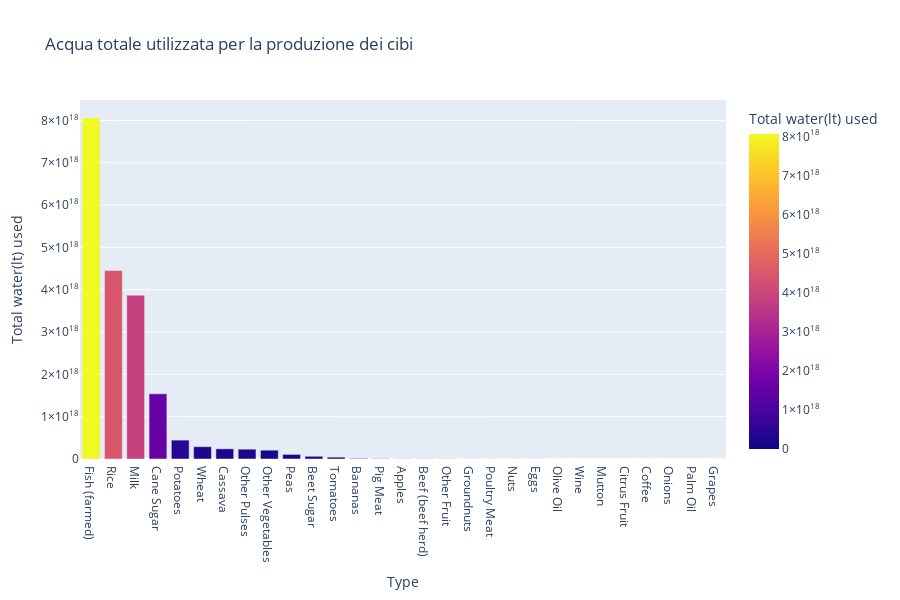

The notebook cell this image was saved under:
### Markdown cell above
# Calcolo acqua usata per i cibi/mangimi prodotti a livello mondiale

### Code cell
Food_types_water_liters_per_kilogram = [Food_Production_df[Food_Production_df["Food product"] == food_type]["Freshwater withdrawals per kilogram (liters per kilogram)"].to_list() for food_type in Food_types]
Food_types_water_liters_per_kilogram_dict = dict()

Feed_types_water_liters_per_kilogram = [Food_Production_df[Food_Production_df["Food product"] == food_type]["Freshwater withdrawals per kilogram (liters per kilogram)"].to_list() for food_type in Feed_types]
Feed_types_water_liters_per_kilogram_dict = dict()

for i in range(len(Food_types)):
     Food_types_water_liters_per_kilogram_dict[Food_types[i]] = 0

     if len(Food_types_water_liters_per_kilogram[i]) != 0:
          Food_types_water_liters_per_kilogram_dict[Food_types[i]] = Food_types_water_liters_per_kilogram[i][0]

for index, record in Food_feed_df.iterrows():
     Food_type = record["Type"]
     if Food_type in Food_types_water_liters_per_kilogram_dict.keys():
          Food_feed_df.at[index, "Total water(lt) used"] =  Food_feed_df.at[index, "Tonnes"] * 1000 * Food_types_water_liters_per_kilogram_dict[Food_type]

for i in range(len(Feed_types)):
     Feed_types_water_liters_per_kilogram_dict[Feed_types[i]] = 0

     if len(Feed_types_water_liters_per_kilogram[i]) != 0:
          Feed_types_water_liters_per_kilogram_dict[Feed_types[i]] = Feed_types_water_liters_per_kilogram[i][0]

for index, record in Feed_items.iterrows():
     Feed_type = record["Type"]
     if Feed_type in Feed_types_water_liters_per_kilogram_dict.keys():
          Feed_items.at[index, "Total water(lt) used"] =  Feed_items.at[index, "Tonnes"] * 1000 * Feed_types_water_liters_per_kilogram_dict[Food_type]

Food_feed_df = pd.concat([Food_feed_df, Feed_items], ignore_index=True)
temp_df = Food_feed_df.groupby("Type").sum(numeric_only=True).sort_values(by="Total water(lt) used", ascending=False)

fig = px.bar(
     temp_df,
     x=temp_df.index,
     y="Total water(lt) used",
     color="Total water(lt) used",
     title='Acqua totale utilizzata per la produzione dei cibi',
     height=600,
)

fig.show()

### Figure 1 — Plotly figure (JSON) as saved in the notebook; plotly's stock layout.template omitted (floating-point values rounded to 4 significant figures)
{"data": [{"alignmentgroup": "True", "hovertemplate": "Type=%{x}<br>Total water(lt) used=%{marker.color}<extra></extra>", "legendgroup": "", "marker": {"color": [8059326592976800000, 4455616943821600000, 3869714965285400000, 1539756947837500000, 446430720141400000, 290803365000000000, 240899600000000000, 232400557374000000, 208509124092500000, 108265242987600000, 63760388823800000, 43557427220000000, 13767260706000000, 5454024180000000, 3304673613800000, 3292240209600000, 2701085718500000, 1549409782800000, 1436324460000000, 1360243425200000, 1212540118100000, 210613596600000, 89944579800000, 20192500000000, 18744782000000, 7065494100000, 5330000000000, 1996697600000, 0], "coloraxis": "coloraxis", "pattern": {"shape": ""}}, "name": "", "offsetgroup": "", "orientation": "v", "showlegend": false, "textposition": "auto", "type": "bar", "x": ["Fish (farmed)", "Rice", "Milk", "Cane Sugar", "Potatoes", "Wheat", "Cassava", "Other Pulses", "Other Vegetables", "Peas", "Beet Sugar", "Tomatoes", "Bananas", "Pig Meat", "Apples", "Beef (beef herd)", "Other Fruit", "Groundnuts", "Poultry Meat", "Nuts", "Eggs", "Olive Oil", "Wine", "Mutton", "Citrus Fruit", "Coffee", "Onions", "Palm Oil", "Grapes"], "xaxis": "x", "y": [8059326592976800000, 4455616943821600000, 3869714965285400000, 1539756947837500000, 446430720141400000, 290803365000000000, 240899600000000000, 232400557374000000, 208509124092500000, 108265242987600000, 63760388823800000, 43557427220000000, 13767260706000000, 5454024180000000, 3304673613800000, 3292240209600000, 2701085718500000, 1549409782800000, 1436324460000000, 1360243425200000, 1212540118100000, 210613596600000, 89944579800000, 20192500000000, 18744782000000, 7065494100000, 5330000000000, 1996697600000, 0], "yaxis": "y"}], "layout": {"barmode": "relative", "coloraxis": {"colorbar": {"title": {"text": "Total water(lt) used"}}, "colorscale": [[0, "#0d0887"], [0.1111, "#46039f"], [0.2222, "#7201a8"], [0.3333, "#9c179e"], [0.4444, "#bd3786"], [0.5556, "#d8576b"], [0.6667, "#ed7953"], [0.7778, "#fb9f3a"], [0.8889, "#fdca26"], [1, "#f0f921"]]}, "height": 600, "legend": {"tracegroupgap": 0}, "title": {"text": "Acqua totale utilizzata per la produzione dei cibi"}, "xaxis": {"anchor": "y", "domain": [0, 1], "title": {"text": "Type"}}, "yaxis": {"anchor": "x", "domain": [0, 1], "title": {"text": "Total water(lt) used"}}}}
